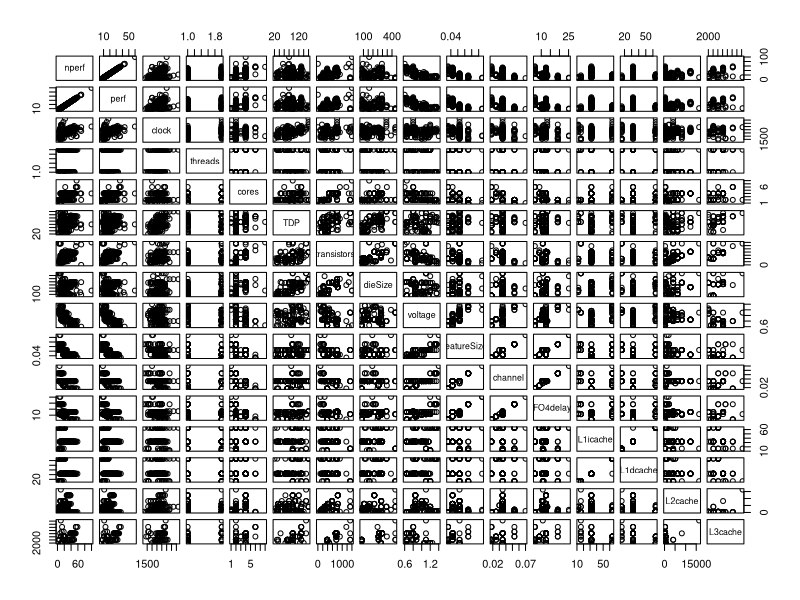
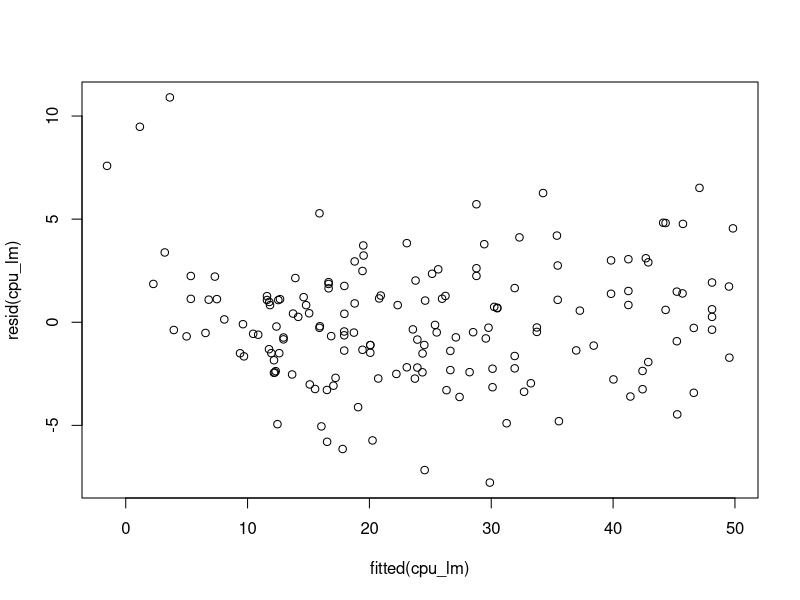
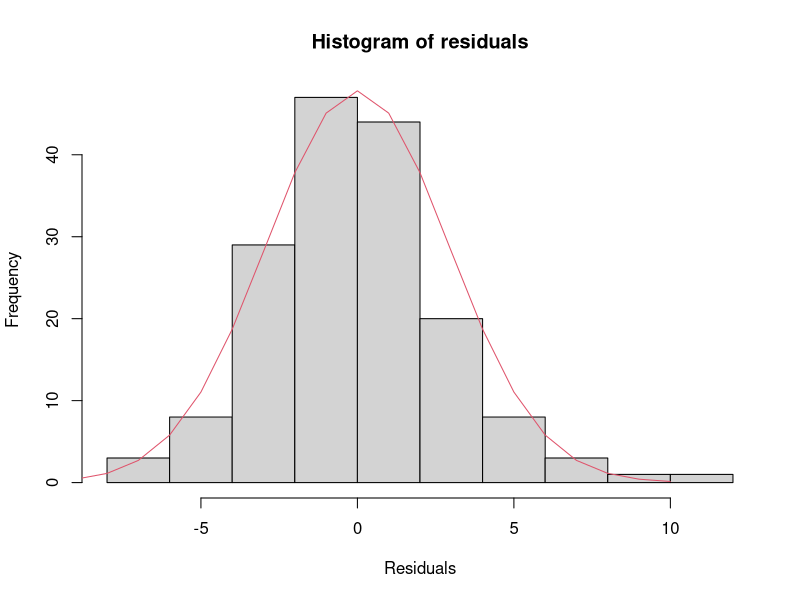
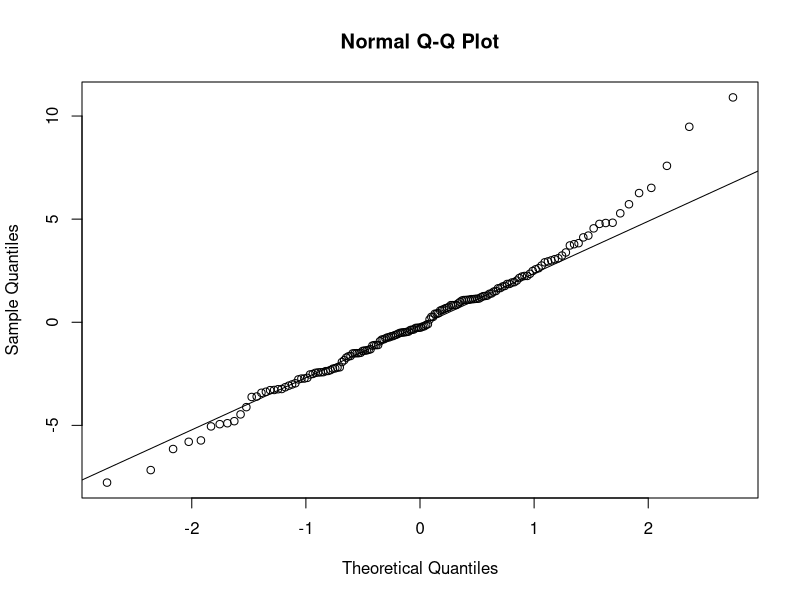

Write R code to recreate these figures, in order.
## ---- chunk 1
# If we don't want a chunk to be visible in the output, just insert 'echo = false'
# For example, we don't want any output of this chunk in our html or pdf document, but this chunk is necessary to run first
# because it initializes the working enviroment! (read all-data.csv)

# In an Rmd file, Markdown is outside the chunks and not R code.


# Functions to read in the CSV table that contains all the raw data.
# Before running these functions, make sure the file "all-data.csv" is
# in the local directory.
# Also, within the R environment, change the working directory to the directory
# that contains the data file using the toolbar menu:
# File -> Change dir
#

# Read the data from the csv file.
processors <- read.csv("all-data.csv")

################################################################
#
# This function returns the data from the desired column.
# Example:  clock<-get_column("Fp2000","Processor.Clock..MHz.")

get_column <- function(x,y) {

# x = string with the name of the desired benchmark
# y = desired column
#
# Find the indices of all rows that have an entry for the  
# indicated benchmark
benchmark <- paste(paste("Spec",x,sep=""),"..average.base.",
	sep="")
ix <- !is.na(processors[,benchmark])
return(processors[ix,y])
}
################################################################


################################################################
# This function extracts the interesting data columns for the given benchmark
# program and returns a dataframe with these columns.

extract_data <- function(benchmark) {

temp <- paste(paste("Spec",benchmark,sep=""),"..average.base.", sep="")

# perf = the performance reported in the database
perf <- get_column(benchmark,temp)

#nperf = performance normalized to the overall range
max_perf <- max(perf)
min_perf <- min(perf)
range <- max_perf - min_perf
nperf <- 100 * (perf - min_perf) / range

clock <- get_column(benchmark,"Processor.Clock..MHz.")
threads <- get_column(benchmark,"Threads.core")
cores <- get_column(benchmark,"Cores")
TDP <- get_column(benchmark,"TDP")
transistors <- get_column(benchmark,"Transistors..millions.")
dieSize <- get_column(benchmark,"Die.size..mm.2.")
voltage <- get_column(benchmark,"Voltage..low.")
featureSize <- get_column(benchmark,"Feature.Size..microns.")
channel <- get_column(benchmark,"Channel.length..microns.")
FO4delay <- get_column(benchmark,"FO4.Delay..ps.")
L1icache <- get_column(benchmark,"L1..instruction...on.chip.")
L1dcache <- get_column(benchmark,"L1..data...on.chip.")
L2cache <- get_column(benchmark,"L2..on.chip.")
L3cache <- get_column(benchmark,"L3..on.chip.")

return(data.frame(nperf, perf, clock, threads, cores, TDP, transistors, dieSize, voltage, featureSize, channel, FO4delay, L1icache, L1dcache, L2cache, L3cache))

}
################################################################


# Extract a new data frame for each of the benchmark programs available in the data set.
#cpu_info <- na.omit( extract_data("Int2006") )
cpu_info <- extract_data("Int2006")

## ---- chunk 2
pairs(cpu_info, gap=0.5)
## ---- chunk 3
cpu_lm <- lm(nperf ~ clock + threads + cores + transistors + dieSize + voltage + featureSize + channel + FO4delay + L1icache + sqrt(L1icache) + L1dcache + sqrt(L1dcache) + L2cache + sqrt(L2cache), data=cpu_info)

summary(cpu_lm)
## ---- chunk 4
cpu_lm <- lm(nperf ~ clock + cores + transistors + dieSize + voltage + featureSize + channel + FO4delay + L1icache + sqrt(L1icache) + L1dcache + L2cache + sqrt(L2cache), data=cpu_info)

summary(cpu_lm)
## ---- chunk 5
cpu_lm <- lm(nperf ~ clock + cores + transistors + dieSize + voltage + featureSize + channel + L1icache + sqrt(L1icache) + L1dcache + L2cache + sqrt(L2cache), data=cpu_info)

summary(cpu_lm)
## ---- chunk 6
cpu_lm <- lm(nperf ~ clock + cores + transistors + voltage + featureSize + channel + L1icache + sqrt(L1icache) + L1dcache + L2cache + sqrt(L2cache), data=cpu_info)

summary(cpu_lm)
## ---- chunk 7
cpu_lm <- lm(nperf ~ clock + cores + transistors + featureSize + channel + L1icache + sqrt(L1icache) + L1dcache + L2cache + sqrt(L2cache), data=cpu_info)

summary(cpu_lm)
## ---- chunk 8
cpu_lm <- lm(nperf ~ clock + transistors + featureSize + channel + L1icache + sqrt(L1icache) + L1dcache + L2cache + sqrt(L2cache), data=cpu_info)

summary(cpu_lm)
## ---- chunk 9
plot(fitted(cpu_lm), resid(cpu_lm))
## ---- chunk 10
# Plot histogram
residual = resid(cpu_lm)
hist(residual, xlab="Residuals", main="Histogram of residuals")

# Plot normal distribution
x = -10:10
lines(x, 350*dnorm(x, mean=0, sd=sd(residual)), col=2)
## ---- chunk 11
qqnorm(residual)
qqline(residual)
